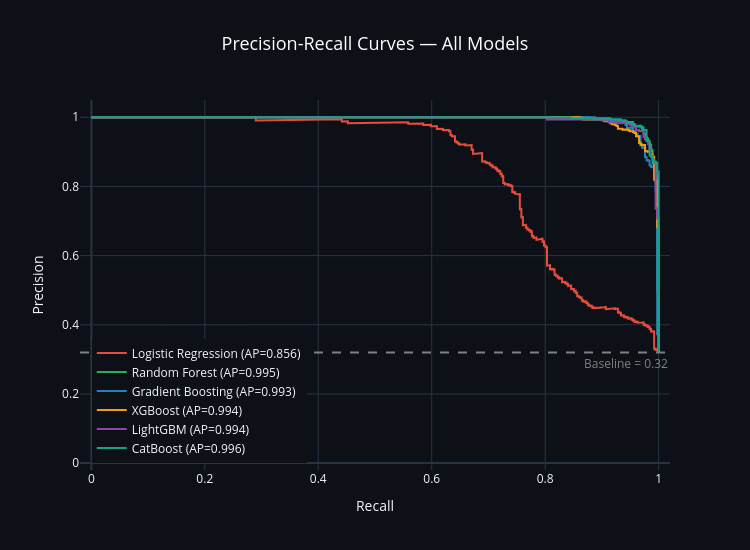

The notebook cell saved with this chart:
### Markdown cell above
### 6.3 — Precision-Recall Curve

### Code cell
# ─── Precision-Recall Curve — Interactive Plotly ───
import plotly.graph_objects as go
from sklearn.metrics import precision_recall_curve, average_precision_score

model_colors = ['#E74C3C', '#27AE60', '#2980B9', '#F39C12', '#8E44AD', '#16A085']

fig = go.Figure()

for (name, res), color in zip(results_binary.items(), model_colors):
    prec, rec, _ = precision_recall_curve(y_test, res['proba'])
    ap = average_precision_score(y_test, res['proba'])
    fig.add_trace(go.Scatter(
        x=rec, y=prec, mode='lines',
        name=f'{name} (AP={ap:.3f})',
        line=dict(color=color, width=2),
        hovertemplate='Recall: %{x:.3f}<br>Precision: %{y:.3f}<extra></extra>'
    ))

# Baseline
base_rate = y_test.mean()
fig.add_hline(y=base_rate, line_dash="dash", line_color="gray",
              annotation_text=f"Baseline = {base_rate:.2f}",
              annotation_position="bottom right",
              annotation_font_color="gray")

fig.update_layout(
    template='plotly_dark',
    height=550, width=750,
    title=dict(text='Precision-Recall Curves — All Models',
               font=dict(size=18, color='white'), x=0.5),
    xaxis_title='Recall', yaxis_title='Precision',
    xaxis=dict(range=[-0.02, 1.02]),
    yaxis=dict(range=[-0.02, 1.05]),
    paper_bgcolor='#0D1117', plot_bgcolor='#0D1117',
    legend=dict(x=0.02, y=0.02)
)

fig.show()

print('\nPR Curve Insights:')
print('   - Models well above the baseline are effective classifiers.')
print('   - Average Precision (AP) summarizes each curve as a single number.')

### Figure 1 — Plotly figure (JSON) as saved in the notebook; plotly's stock layout.template omitted (floating-point values rounded to 4 significant figures; data arrays with more than 128 entries replaced by an {"elided": "..."} marker saying what was removed)
{"data": [{"hovertemplate": "Recall: %{x:.3f}<br>Precision: %{y:.3f}<extra></extra>", "line": {"color": "#E74C3C", "width": 2}, "mode": "lines", "name": "Logistic Regression (AP=0.856)", "type": "scatter", "x": {"elided": "1177 float values"}, "y": {"elided": "1177 float values"}}, {"hovertemplate": "Recall: %{x:.3f}<br>Precision: %{y:.3f}<extra></extra>", "line": {"color": "#27AE60", "width": 2}, "mode": "lines", "name": "Random Forest (AP=0.995)", "type": "scatter", "x": {"elided": "208 float values"}, "y": {"elided": "208 float values"}}, {"hovertemplate": "Recall: %{x:.3f}<br>Precision: %{y:.3f}<extra></extra>", "line": {"color": "#2980B9", "width": 2}, "mode": "lines", "name": "Gradient Boosting (AP=0.993)", "type": "scatter", "x": {"elided": "1177 float values"}, "y": {"elided": "1177 float values"}}, {"hovertemplate": "Recall: %{x:.3f}<br>Precision: %{y:.3f}<extra></extra>", "line": {"color": "#F39C12", "width": 2}, "mode": "lines", "name": "XGBoost (AP=0.994)", "type": "scatter", "x": {"elided": "1174 float values"}, "y": {"elided": "1174 float values"}}, {"hovertemplate": "Recall: %{x:.3f}<br>Precision: %{y:.3f}<extra></extra>", "line": {"color": "#8E44AD", "width": 2}, "mode": "lines", "name": "LightGBM (AP=0.994)", "type": "scatter", "x": {"elided": "1177 float values"}, "y": {"elided": "1177 float values"}}, {"hovertemplate": "Recall: %{x:.3f}<br>Precision: %{y:.3f}<extra></extra>", "line": {"color": "#16A085", "width": 2}, "mode": "lines", "name": "CatBoost (AP=0.996)", "type": "scatter", "x": {"elided": "1177 float values"}, "y": {"elided": "1177 float values"}}], "layout": {"annotations": [{"font": {"color": "gray"}, "showarrow": false, "text": "Baseline = 0.32", "x": 1, "xanchor": "right", "xref": "x domain", "y": 0.3197, "yanchor": "top", "yref": "y"}], "height": 550, "legend": {"x": 0.02, "y": 0.02}, "paper_bgcolor": "#0D1117", "plot_bgcolor": "#0D1117", "shapes": [{"line": {"color": "gray", "dash": "dash"}, "type": "line", "x0": 0, "x1": 1, "xref": "x domain", "y0": 0.3197, "y1": 0.3197, "yref": "y"}], "title": {"font": {"color": "white", "size": 18}, "text": "Precision-Recall Curves — All Models", "x": 0.5}, "width": 750, "xaxis": {"range": [-0.02, 1.02], "title": {"text": "Recall"}}, "yaxis": {"range": [-0.02, 1.05], "title": {"text": "Precision"}}}}
